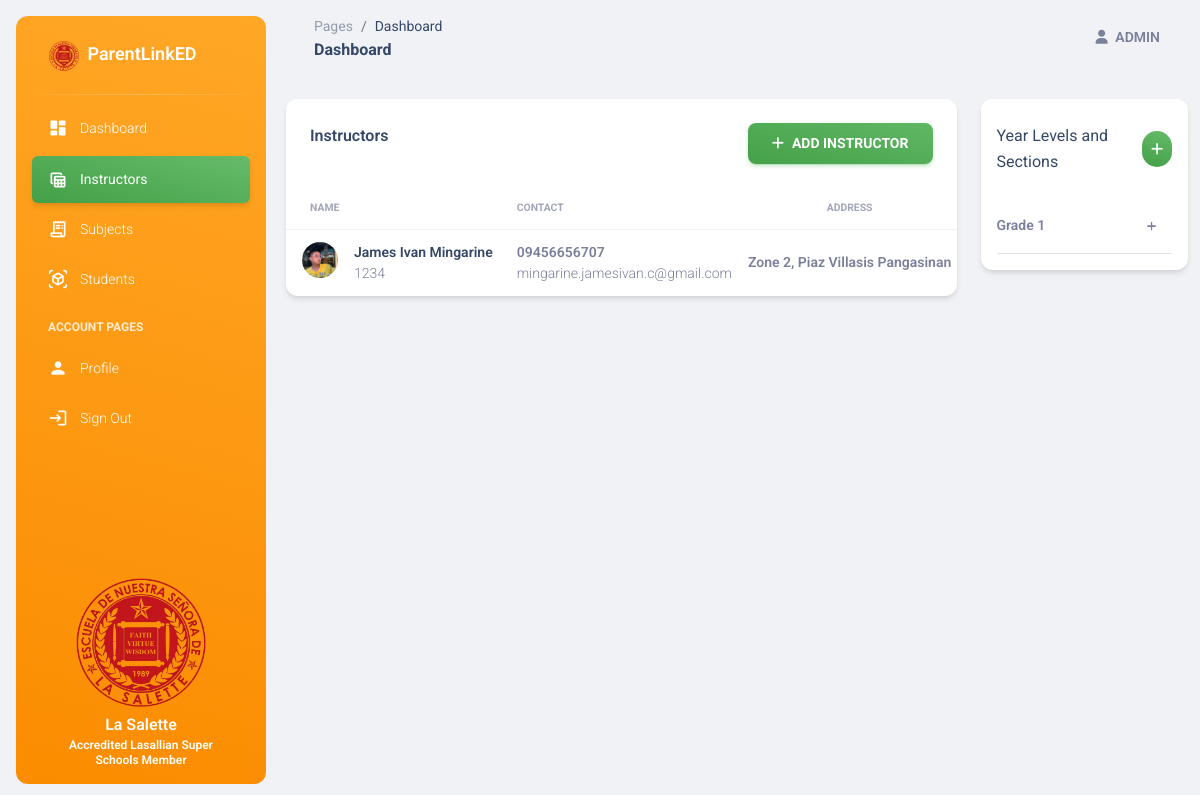
/instructors/ (signed in), run on the app's committed database.
### base/models.py (models this page shows, shortened)
class Instructor(models.Model):
    user = models.OneToOneField(User, on_delete=models.CASCADE)
    employee_id = models.CharField(max_length=100, null = True, blank = True)
    contact_number = models.CharField(max_length=11, null = True, blank = True)
    address = models.CharField(max_length=255, null = True, blank = True)
    avatar = models.ImageField(upload_to='avatars/', default = '/default_avatar.png', null = True, blank = True)
    date_created = models.DateTimeField(auto_now_add=True, null = True, blank = True)

class YearLevelSection(models.Model):
    year_levels = [
        ('Grade 1', 'Grade 1'),
        ('Grade 2', 'Grade 2'),
        ('Grade 3', 'Grade 3'),
        ('Grade 4', 'Grade 4'),
        ('Grade 5', 'Grade 5'),
        ('Grade 6', 'Grade 6'),
    ]
    year_level = models.CharField(max_length=10, choices=year_levels)
    section = models.CharField(max_length=10)
    subjects = models.ManyToManyField(Subject, null=True, blank=True, related_name='year_level_sections')
    instructor = models.ForeignKey(Instructor, on_delete=models.CASCADE, related_name='year_level_sections', null = True, blank = True)
    slug = models.SlugField(max_length=255, unique=True, null=True, blank=True)
    def __str__(self):
        return f"{self.year_level} - {self.section}"

### base/views.py (the view)
# urls.py: path('instructors/', views.instructor_page, name='instructor_page'),
@login_required
def instructor_page(request):
    instructors = Instructor.objects.prefetch_related('year_level_sections__subjects').all()
    grouped_sections = get_grouped_sections()
    context = {
        'instructors': instructors,
        'grouped_sections': grouped_sections
    }
    return render(request, 'base/admin/instructor.html', context)

### base/views.py (called while the page is built)
def get_grouped_sections():
    year_level_sections = YearLevelSection.objects.annotate(student_count=Count('student')).order_by('id', 'section')
    grouped_sections = {}
    for section in year_level_sections:
        year_level = section.year_level
        if year_level not in grouped_sections:
            grouped_sections[year_level] = []
        grouped_sections[year_level].append(section)
    return grouped_sections

### base/templates/base/admin/instructor.html (shortened to what this page needs)
{% extends 'base.html' %}
{% block content %}
<div class="row">
    <div class="col-lg-9 col-md-7 mb-md-0 mb-4">
        <div class="card">
            <div class="card-header d-flex justify-content-between">
                <h6>Instructors</h6>
                <button class="btn text-sm mb-0 bg-gradient-success" data-bs-toggle="modal" data-bs-target="#add_new_instructor">
                    <i class="fa fa-plus text-white me-2" aria-hidden="true"></i>Add Instructor
                </button>
            </div>
            <div class="table-responsive">
              <table class="table align-items-center mb-0 mt-0">
                <thead>
                  <tr>
                    <th class="text-uppercase text-secondary text-xxs font-weight-bolder opacity-7">Name</th>
                    <th class="text-uppercase text-secondary text-xxs font-weight-bolder opacity-7 ps-2">Contact</th>
                    <th class="text-center text-uppercase text-secondary text-xxs font-weight-bolder opacity-7">Address</th>
                  </tr>
                </thead>
                <tbody>
                    {% for i in instructors %}
                    <tr>
                        <td>
                            <div class="d-flex px-2 py-1">
                                <div>
                                <img src="{{ i.avatar.url }}" class="avatar avatar-sm me-3">
                                </div>
                                <div class="d-flex flex-column justify-content-center">
                                <a href="{% url 'instructor_detail' i.employee_id %}"><h6 class="mb-0 text-sm text-capitalize">{{ i.user.first_name }} {{ i.user.last_name}}</h6></a>
                                <p class="text-sm text-secondary mb-0">{{i.employee_id}}</p>
                                </div>
                            </div>
                        </td>
                        <td>
                            <p class="text-sm font-weight-bold mb-0">{{ i.contact_number }}</p>
                            <p class="text-sm text-secondary mb-0">{{ i.user.email }}</p>
                        </td>
                        <td class="text-center">
                            <p class="text-sm font-weight-bold mb-0">{{ i.address }}</p>
                        </td>
                    </tr>
                    {% endfor %}
                </tbody>
              </table>
            </div>
        </div>
    </div>
    {% include 'base/admin/section_tab.html' %}
</div>
{% endblock %}

### templates/includes/nav.html (shortened to what this page needs)
<nav class="navbar navbar-main navbar-expand-lg px-0 mx-4 shadow-none border-radius-xl" id="navbarBlur" data-scroll="true">
    <div class="container-fluid py-1 px-3">
      <nav aria-label="breadcrumb">
        <ol class="breadcrumb bg-transparent mb-0 pb-0 pt-1 px-0 me-sm-6 me-5">
          <li class="breadcrumb-item text-sm"><a class="opacity-5 text-dark" href="javascript:;">Pages</a></li>
          <li class="breadcrumb-item text-sm text-dark active" aria-current="page">Dashboard</li>
        </ol>
        <h6 class="font-weight-bolder mb-0">Dashboard</h6>
      </nav>
      <div class="collapse navbar-collapse mt-sm-0 mt-2 me-md-0 me-sm-4" id="navbar">
        <ul class="navbar-nav  justify-content-end">
          <li class="nav-item d-flex align-items-center">
            <a href="../pages/sign-in.html" class="nav-link text-body font-weight-bold px-0">
              <i class="fa fa-user me-sm-1"></i>
              <span class="d-sm-inline d-none text-uppercase">{{ request.user}}</span>
            </a>
          </li>
        </ul>
      </div>
    </div>
  </nav>

### base/templates/base/admin/section_tab.html (shortened to what this page needs)
<div class="col-lg-3 col-md-5">
    <div class="card h-auto">
        <div class="card-header pb-0 px-3">
           <div class="d-flex justify-content-between align-items-center">
                 <a href="" class="mb-0" data-bs-toggle="tooltip" data-bs-title="view">Year Levels and Sections</a>
                 <a href="" type="button" data-bs-toggle="modal" data-bs-target="#add_new_instructor" class="bg-gradient-success avatar avatar-sm text-white"><i class="fa fa-plus"></i></a>
           </div>
        </div>
        <div class="card-body pt-4 p-3">
            <div class="accordion" id="accordionRental">
                {% for year_level, sections in grouped_sections.items %}
                    <div class="accordion-item">
                        <button class="accordion-button border-bottom font-weight-bold collapsed" type="button" data-bs-toggle="collapse" data-bs-target="#collapse_{{ year_level|slugify }}" aria-expanded="false" aria-controls="collapse_{{ year_level|slugify }}">
                            <small>{{ year_level }}</small>
                            <i class="collapse-close fa fa-plus text-xxs pt-1 position-absolute end-0 me-3" aria-hidden="true"></i>
                            <i class="collapse-open fa fa-minus text-xxs pt-1 position-absolute end-0 me-3" aria-hidden="true"></i>
                        </button>
                    </div>
                {% endfor %}
            </div>
        </div>
    </div>
</div>

### data on the page
Instructor: avatar (picture), user.first_name "James Ivan", user.last_name "Mingarine", employee_id "1234", contact_number "09456656707", user.email "mingarine.jamesivan.c@gmail.com", address "Zone 2, Piaz Villasis Pangasinan"
YearLevelSection: year_level "Grade 1"

### other printed values
{{ request.user }} "ADMIN"
